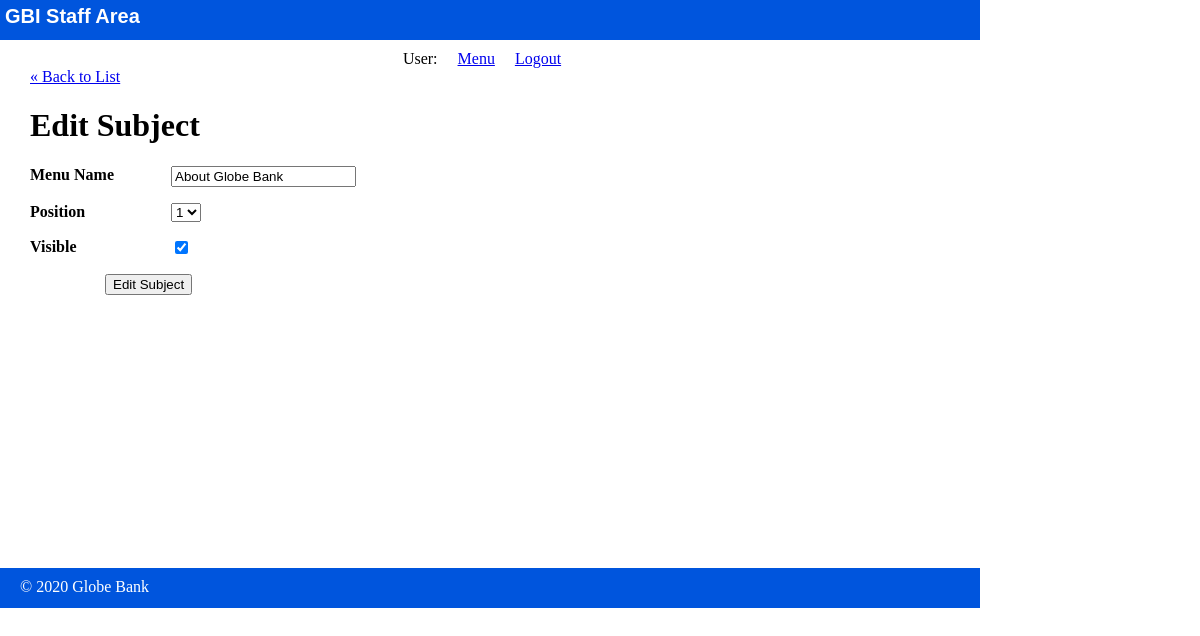
The page /staff/subjects/edit.php?id=1 on the database its author committed.
### tables this page shows
CREATE TABLE subjects (
	id INT(11) NOT NULL AUTO_INCREMENT,
	menu_name VARCHAR(255),
	position INT(3),
	visible TINYINT(1),
	PRIMARY KEY (id)
);

### private/functions.php (called while the page is built, shortened)
<?php
	function url_for($script_path) {
		return WWW_ROOT . $script_path;
	}
	function u($string = "") {
		return urlencode($string);
	}
	function h($string = "") {
		return htmlspecialchars($string);
	}
?>

### private/database.php (called while the page is built, shortened)
<?php
	function db_escape($connection, $string) {
		return mysqli_real_escape_string($connection, $string);
	}
?>

### private/query_functions.php (called while the page is built, shortened)
<?php
	function find_all_subjects($options = []) {
		global $db;
		$visible = $options['visible'] ?? false;
		$sql = 'SELECT * FROM subjects ';
		$sql .= 'ORDER BY position';
		$result = mysqli_query($db, $sql);
		return $result;
	}
	function find_subject_by_id($id, $options = []) {
		global $db;
		$visible = $options['visible'] ?? false;
		$sql = "SELECT * FROM subjects ";
		$sql .= "WHERE id = '" . db_escape($db, $id) . "' ";
		$result = mysqli_query($db, $sql);
		$subject = mysqli_fetch_assoc($result);
		return $subject;
	}
?>

### public/staff/subjects/edit.php (the view, shortened to what this page needs)
<?php require_once('../../../private/initialize.php'); ?>
<?php
	$id = $_GET['id'];
	if (is_post_request()) {
		$subject = [];
		$subject['id'] = $id;
		$subject['menu_name'] = $_POST['menu_name'] ?? '';
		$subject['position'] = $_POST['position'] ?? '';
		$subject['visible'] = $_POST['visible'] ?? '';
		$result = update_subject($subject);
		if ($result === true) {
			$_SESSION['message'] = 'The subject was updated successfully.';
			redirect_to(url_for('staff/subjects/show.php?id=' . $id));
		} else {
			$errors = $result;
		}
	} else {
		$subject = find_subject_by_id($id);
	}
	$subject_set = find_all_subjects();
	$subject_count = mysqli_num_rows($subject_set);
?>
<?php include_once(SHARED_PATH . '/staff_header.php'); ?>
<div id="content">
	<a class="back-link" href="<?php echo url_for('/staff/subjects/index.php');?>">&laquo; Back to List</a>
	<div class="subject edit">
		<h1>Edit Subject</h1>
		<form action="<?php echo url_for('/staff/subjects/edit.php?id=' . h(u($id))); ?>" method="post">
			<dl>
				<dt>Menu Name</dt>
				<dd><input type="text" name="menu_name" value="<?php echo h($subject['menu_name']); ?>" /></dd>
			</dl>
			<dl>
				<dt>Position</dt>
				<dd>
					<select name="position">
						<?php
							for($i = 1; $i <= $subject_count; $i++) {
							echo "<option value=\"{$i}\"";
							if ($subject['position'] == $i) {
								echo " selected";
							}
							echo ">{$i}</option>";
						  }
						?>
					</select>
				</dd>
			</dl>
			<dl>
				<dt>Visible</dt>
				<dd>
					<input type="checkbox" name="visible" value="1" <?php if ($subject['visible'] == '1') { echo 'checked'; } ?>/>
				</dd>
			</dl>
			<div id="operations">
				<input type="submit" value="Edit Subject" />
			</div>
		</form>
	</div>
</div>
<?php include_once(SHARED_PATH . '/staff_footer.php'); ?>

### public/stylesheets/staff.css (style rules this page uses)
html { height: 100%; width: 100%; }
body { height: 980px; width: 100%; margin: 0; padding: 0; }
#content { width: 920px; min-height: 500px; padding: 0 30px; }
dl { clear: both; overflow: hidden; margin-bottom: 0.5em 0; }
dt { float: left; font-weight: bold; width: 125px; }
dd { float: left; margin-left: 1em; }
#operations { clear: both; margin: 1em 0 1em 75px; }

### rows shown on the page
subjects: menu_name "About Globe Bank", position "1", visible "☑"
